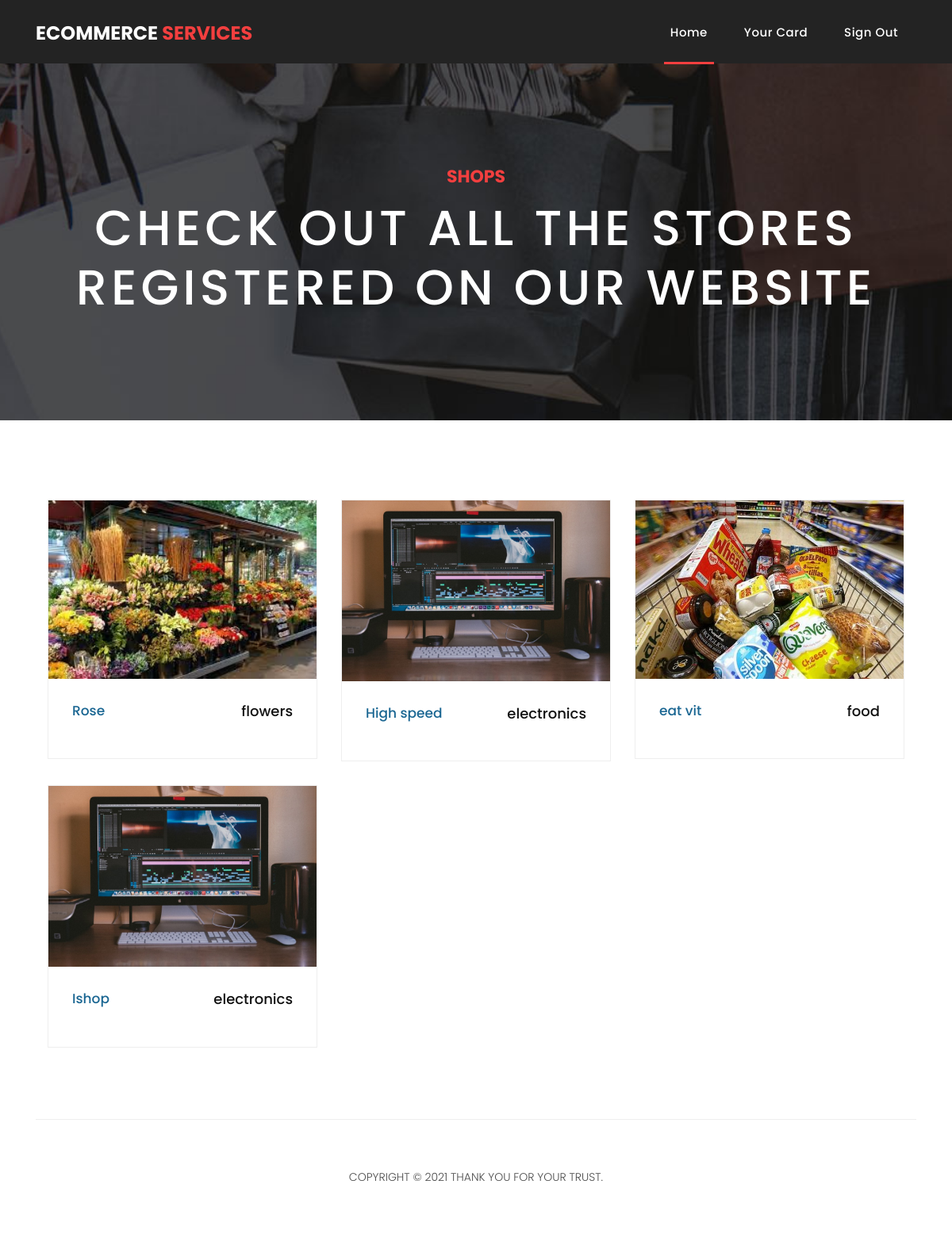
The page /customerhome.php (signed in) on the database as committed earlier.
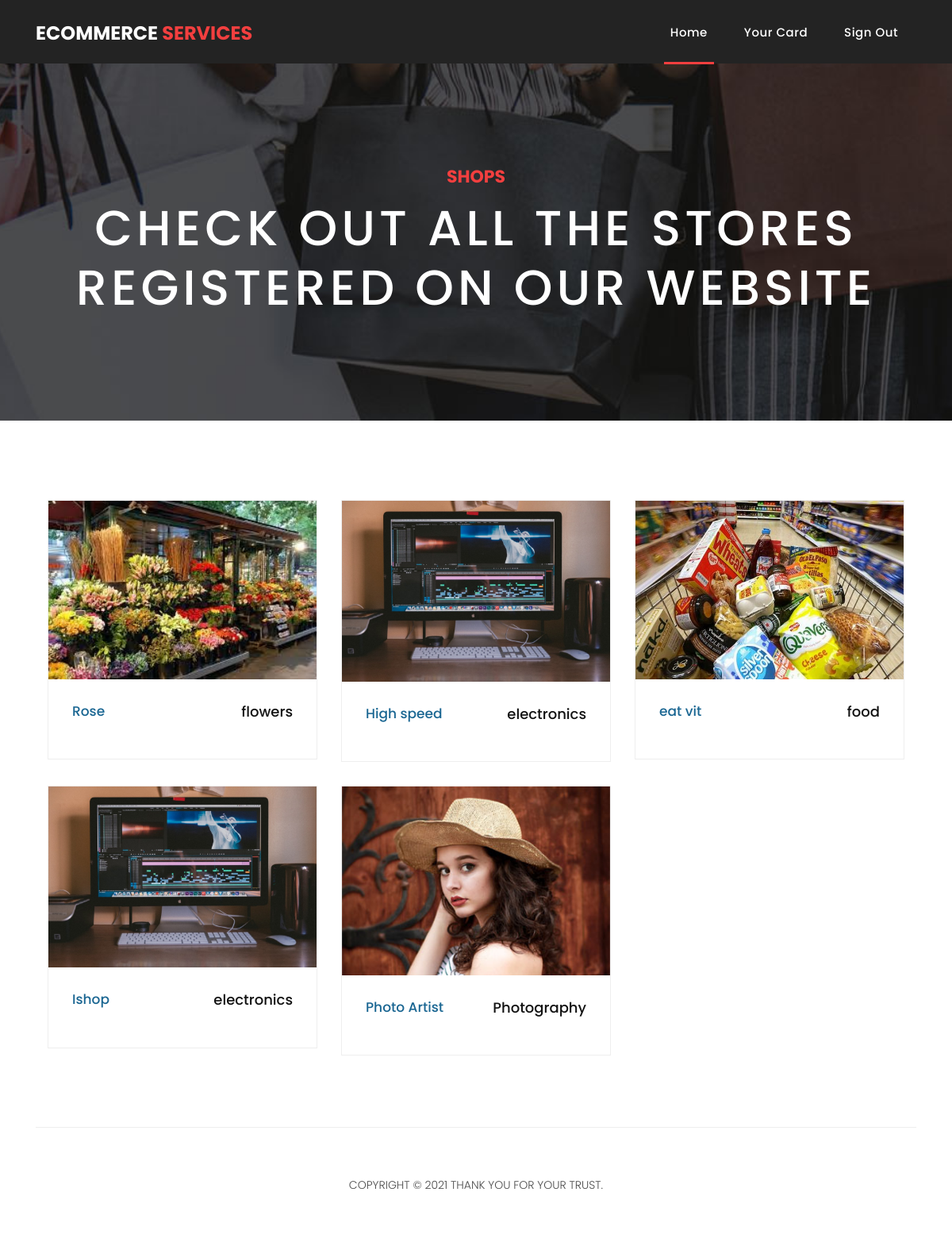
The same page on the database as committed later.
### tables this page shows
CREATE TABLE `shops` (
  `id` int(11) NOT NULL,
  `user_id` int(11) NOT NULL,
  `name` varchar(50) NOT NULL,
  `category` varchar(255) NOT NULL,
  `image_path` varchar(255) NOT NULL
);

### php/allshops.php (called while the page is built)
<?php
include "connection.php";
		$sql2="Select * from shops";
		$stmt2 = $connection->prepare($sql2);
		$stmt2->execute();
		$result = $stmt2->get_result();
?>

### customerhome.php (the view, shortened to what this page needs)
<?php
  include "php/allshops.php";
?>
<!DOCTYPE html>
<html lang="en">
  <head>
    <link href="vendor/bootstrap/css/bootstrap.min.css" rel="stylesheet">
    <link rel="stylesheet" href="assets/css/fontawesome.css">
    <link rel="stylesheet" href="assets/css/templatemo-sixteen.css">
    <link rel="stylesheet" href="assets/css/owl.css">
  </head>
  <body>
    <header class="">
      <nav class="navbar navbar-expand-lg">
        <div class="container">
          <span class="navbar-brand" ><h2>Ecommerce <em>Services</em></h2></span>
          <div class="collapse navbar-collapse" id="navbarResponsive">
            <ul class="navbar-nav ml-auto">
              <li class="nav-item active">
                <a class="nav-link" href="php/login.php">Home
                </a>
              </li>
                            <li class="nav-item">
                <a class="nav-link" href="card.php">Your card</a>
              </li>
              <li class="nav-item">
                <a class="nav-link"  id="logout">Sign out</a>
              </li>
            </ul>
          </div>
        </div>
      </nav>
    </header>
<div class="page-heading products-heading header-text">
      <div class="container">
        <div class="row">
          <div class="col-md-12">
            <div class="text-content">
              <h4>shops</h4>
              <h2>Check out all the stores registered on our website</h2>
            </div>
          </div>
        </div>
      </div>
    </div>
    <div class="products">
      <div class="container">
          <div class="col-md-12">
            <div class="filters-content">
               <?php
               $x = 0;
                  while($row = $result->fetch_assoc()){
                    if($x % 3 == 0){
                  ?>
                <div class="row grid">
                <?php } ?>
                    <div class="col-lg-4 col-md-4 all des">
                      <div class="product-item">
                        <a href=<?php echo "customerproduct.php?sid=".$row['id'] ?>><img src='<?php echo $row['image_path']; ?>' alt=""></a>
                        <div class="down-content">
                          <a href=<?php echo "customerproduct.php?sid=".$row['id'] ?>><h4><?php echo $row['name'] ?></h4></a>
                          <h6><?php echo $row['category'] ?></h6>
                        </div>
                      </div>
                    </div>
                    <?php
                    if(($x+1) % 3 == 0){
                      ?>
                    </div>
                    <?php
                  }
                  $x = $x + 1;
                  }
                  ?>
                </div>
            </div>
          </div>
        </div>
      </div>
    <footer>
      <div class="container">
        <div class="row">
          <div class="col-md-12">
            <div class="inner-content">
              <p>Copyright &copy; 2021 Thank you for your trust.</p>
            </div>
          </div>
        </div>
      </div>
    </footer>
  </body>
</html>

Rows that differ between the two databases and show on the page:
added shops: image_path (picture), name "Photo Artist", category "Photography"
